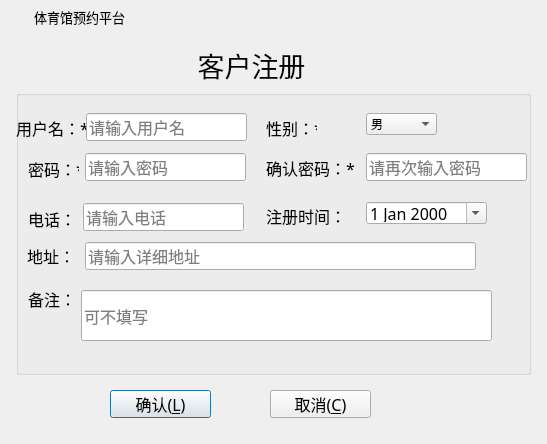
<?xml version="1.0" encoding="UTF-8"?>
<ui version="4.0">
 <class>RegisterDialog</class>
 <widget class="QDialog" name="RegisterDialog">
  <property name="geometry">
   <rect>
    <x>0</x>
    <y>0</y>
    <width>547</width>
    <height>444</height>
   </rect>
  </property>
  <property name="windowTitle">
   <string>Dialog</string>
  </property>
  <widget class="QWidget" name="widget_title" native="true">
   <property name="geometry">
    <rect>
     <x>0</x>
     <y>0</y>
     <width>548</width>
     <height>34</height>
    </rect>
   </property>
   <property name="sizePolicy">
    <sizepolicy hsizetype="Preferred" vsizetype="Maximum">
     <horstretch>0</horstretch>
     <verstretch>0</verstretch>
    </sizepolicy>
   </property>
   <property name="minimumSize">
    <size>
     <width>100</width>
     <height>33</height>
    </size>
   </property>
   <property name="mouseTracking">
    <bool>false</bool>
   </property>
   <layout class="QHBoxLayout" name="horizontalLayout_2" stretch="0,0,0">
    <property name="spacing">
     <number>4</number>
    </property>
    <property name="sizeConstraint">
     <enum>QLayout::SetNoConstraint</enum>
    </property>
    <property name="leftMargin">
     <number>0</number>
    </property>
    <property name="topMargin">
     <number>0</number>
    </property>
    <property name="rightMargin">
     <number>0</number>
    </property>
    <property name="bottomMargin">
     <number>0</number>
    </property>
    <item>
     <widget class="QLabel" name="lab_Ico">
      <property name="sizePolicy">
       <sizepolicy hsizetype="Minimum" vsizetype="Preferred">
        <horstretch>0</horstretch>
        <verstretch>0</verstretch>
       </sizepolicy>
      </property>
      <property name="minimumSize">
       <size>
        <width>30</width>
        <height>0</height>
       </size>
      </property>
      <property name="text">
       <string/>
      </property>
      <property name="alignment">
       <set>Qt::AlignCenter</set>
      </property>
     </widget>
    </item>
    <item>
     <widget class="QLabel" name="lab_Title">
      <property name="sizePolicy">
       <sizepolicy hsizetype="Expanding" vsizetype="Preferred">
        <horstretch>0</horstretch>
        <verstretch>0</verstretch>
       </sizepolicy>
      </property>
      <property name="font">
       <font>
        <family>微软雅黑</family>
        <pointsize>10</pointsize>
        <weight>50</weight>
        <italic>false</italic>
        <bold>false</bold>
       </font>
      </property>
      <property name="styleSheet">
       <string notr="true">font: 10pt &quot;微软雅黑&quot;;</string>
      </property>
      <property name="text">
       <string>体育馆预约平台</string>
      </property>
      <property name="alignment">
       <set>Qt::AlignLeading|Qt::AlignLeft|Qt::AlignVCenter</set>
      </property>
     </widget>
    </item>
    <item>
     <widget class="QWidget" name="widget_menu" native="true">
      <property name="sizePolicy">
       <sizepolicy hsizetype="Minimum" vsizetype="Preferred">
        <horstretch>0</horstretch>
        <verstretch>0</verstretch>
       </sizepolicy>
      </property>
      <layout class="QHBoxLayout" name="horizontalLayout">
       <property name="spacing">
        <number>0</number>
       </property>
       <property name="leftMargin">
        <number>0</number>
       </property>
       <property name="topMargin">
        <number>0</number>
       </property>
       <property name="rightMargin">
        <number>0</number>
       </property>
       <property name="bottomMargin">
        <number>0</number>
       </property>
       <item>
        <widget class="QPushButton" name="btnMenu_Close">
         <property name="sizePolicy">
          <sizepolicy hsizetype="Minimum" vsizetype="Expanding">
           <horstretch>0</horstretch>
           <verstretch>0</verstretch>
          </sizepolicy>
         </property>
         <property name="minimumSize">
          <size>
           <width>40</width>
           <height>0</height>
          </size>
         </property>
         <property name="cursor">
          <cursorShape>ArrowCursor</cursorShape>
         </property>
         <property name="focusPolicy">
          <enum>Qt::NoFocus</enum>
         </property>
         <property name="toolTip">
          <string>关闭</string>
         </property>
         <property name="text">
          <string/>
         </property>
         <property name="flat">
          <bool>true</bool>
         </property>
        </widget>
       </item>
      </layout>
     </widget>
    </item>
   </layout>
  </widget>
  <widget class="QGroupBox" name="groupBox">
   <property name="geometry">
    <rect>
     <x>16</x>
     <y>90</y>
     <width>515</width>
     <height>285</height>
    </rect>
   </property>
   <property name="title">
    <string/>
   </property>
   <widget class="QLabel" name="labUserName">
    <property name="geometry">
     <rect>
      <x>0</x>
      <y>23</y>
      <width>71</width>
      <height>30</height>
     </rect>
    </property>
    <property name="font">
     <font>
      <family>楷体</family>
      <pointsize>12</pointsize>
     </font>
    </property>
    <property name="text">
     <string>用户名：*</string>
    </property>
   </widget>
   <widget class="QLabel" name="labUserPwd">
    <property name="geometry">
     <rect>
      <x>12</x>
      <y>63</y>
      <width>51</width>
      <height>31</height>
     </rect>
    </property>
    <property name="font">
     <font>
      <family>楷体</family>
      <pointsize>12</pointsize>
     </font>
    </property>
    <property name="text">
     <string>密码：*</string>
    </property>
   </widget>
   <widget class="QLineEdit" name="CustomerPwd">
    <property name="geometry">
     <rect>
      <x>69</x>
      <y>63</y>
      <width>161</width>
      <height>28</height>
     </rect>
    </property>
    <property name="font">
     <font>
      <family>楷体</family>
      <pointsize>12</pointsize>
     </font>
    </property>
    <property name="echoMode">
     <enum>QLineEdit::Password</enum>
    </property>
    <property name="placeholderText">
     <string>请输入密码</string>
    </property>
   </widget>
   <widget class="QLineEdit" name="CustomerName">
    <property name="geometry">
     <rect>
      <x>70</x>
      <y>23</y>
      <width>161</width>
      <height>28</height>
     </rect>
    </property>
    <property name="font">
     <font>
      <family>楷体</family>
      <pointsize>12</pointsize>
     </font>
    </property>
    <property name="echoMode">
     <enum>QLineEdit::Normal</enum>
    </property>
    <property name="placeholderText">
     <string>请输入用户名</string>
    </property>
   </widget>
   <widget class="QLineEdit" name="CustomerRePwd">
    <property name="geometry">
     <rect>
      <x>350</x>
      <y>63</y>
      <width>161</width>
      <height>28</height>
     </rect>
    </property>
    <property name="font">
     <font>
      <family>楷体</family>
      <pointsize>12</pointsize>
     </font>
    </property>
    <property name="echoMode">
     <enum>QLineEdit::Password</enum>
    </property>
    <property name="placeholderText">
     <string>请再次输入密码</string>
    </property>
   </widget>
   <widget class="QLabel" name="labUserName_2">
    <property name="geometry">
     <rect>
      <x>250</x>
      <y>22</y>
      <width>51</width>
      <height>31</height>
     </rect>
    </property>
    <property name="font">
     <font>
      <family>楷体</family>
      <pointsize>12</pointsize>
     </font>
    </property>
    <property name="text">
     <string>性别：*</string>
    </property>
   </widget>
   <widget class="QLabel" name="labUserPwd_2">
    <property name="geometry">
     <rect>
      <x>250</x>
      <y>63</y>
      <width>91</width>
      <height>30</height>
     </rect>
    </property>
    <property name="font">
     <font>
      <family>楷体</family>
      <pointsize>12</pointsize>
     </font>
    </property>
    <property name="text">
     <string>确认密码：*</string>
    </property>
   </widget>
   <widget class="QComboBox" name="comboBoxSex">
    <property name="geometry">
     <rect>
      <x>350</x>
      <y>23</y>
      <width>71</width>
      <height>22</height>
     </rect>
    </property>
    <item>
     <property name="text">
      <string>男</string>
     </property>
    </item>
    <item>
     <property name="text">
      <string>女</string>
     </property>
    </item>
   </widget>
   <widget class="QLineEdit" name="CustomerAddress">
    <property name="geometry">
     <rect>
      <x>69</x>
      <y>152</y>
      <width>391</width>
      <height>28</height>
     </rect>
    </property>
    <property name="font">
     <font>
      <family>楷体</family>
      <pointsize>12</pointsize>
     </font>
    </property>
    <property name="echoMode">
     <enum>QLineEdit::Normal</enum>
    </property>
    <property name="placeholderText">
     <string>请输入详细地址</string>
    </property>
   </widget>
   <widget class="QLineEdit" name="CustomerPhone">
    <property name="geometry">
     <rect>
      <x>67</x>
      <y>113</y>
      <width>161</width>
      <height>28</height>
     </rect>
    </property>
    <property name="font">
     <font>
      <family>楷体</family>
      <pointsize>12</pointsize>
     </font>
    </property>
    <property name="echoMode">
     <enum>QLineEdit::Normal</enum>
    </property>
    <property name="placeholderText">
     <string>请输入电话</string>
    </property>
   </widget>
   <widget class="QLabel" name="labUserPwd_3">
    <property name="geometry">
     <rect>
      <x>11</x>
      <y>150</y>
      <width>41</width>
      <height>31</height>
     </rect>
    </property>
    <property name="font">
     <font>
      <family>楷体</family>
      <pointsize>12</pointsize>
     </font>
    </property>
    <property name="text">
     <string>地址：</string>
    </property>
   </widget>
   <widget class="QLabel" name="labUserPwd_4">
    <property name="geometry">
     <rect>
      <x>12</x>
      <y>113</y>
      <width>51</width>
      <height>31</height>
     </rect>
    </property>
    <property name="font">
     <font>
      <family>楷体</family>
      <pointsize>12</pointsize>
     </font>
    </property>
    <property name="text">
     <string>电话：</string>
    </property>
   </widget>
   <widget class="QLabel" name="labUserPwd_5">
    <property name="geometry">
     <rect>
      <x>12</x>
      <y>193</y>
      <width>41</width>
      <height>31</height>
     </rect>
    </property>
    <property name="font">
     <font>
      <family>楷体</family>
      <pointsize>12</pointsize>
     </font>
    </property>
    <property name="text">
     <string>备注：</string>
    </property>
   </widget>
   <widget class="QDateEdit" name="CustomerDateTime">
    <property name="geometry">
     <rect>
      <x>350</x>
      <y>112</y>
      <width>121</width>
      <height>22</height>
     </rect>
    </property>
    <property name="minimumSize">
     <size>
      <width>120</width>
      <height>0</height>
     </size>
    </property>
    <property name="font">
     <font>
      <family>楷体</family>
      <pointsize>12</pointsize>
     </font>
    </property>
    <property name="currentSection">
     <enum>QDateTimeEdit::DaySection</enum>
    </property>
    <property name="calendarPopup">
     <bool>true</bool>
    </property>
   </widget>
   <widget class="QLabel" name="labUserPwd_6">
    <property name="geometry">
     <rect>
      <x>250</x>
      <y>110</y>
      <width>91</width>
      <height>31</height>
     </rect>
    </property>
    <property name="font">
     <font>
      <family>楷体</family>
      <pointsize>12</pointsize>
     </font>
    </property>
    <property name="text">
     <string>注册时间：</string>
    </property>
   </widget>
   <widget class="QLineEdit" name="CustomerRemark">
    <property name="geometry">
     <rect>
      <x>65</x>
      <y>200</y>
      <width>411</width>
      <height>51</height>
     </rect>
    </property>
    <property name="font">
     <font>
      <family>楷体</family>
      <pointsize>12</pointsize>
     </font>
    </property>
    <property name="placeholderText">
     <string>可不填写</string>
    </property>
   </widget>
  </widget>
  <widget class="QPushButton" name="btnOk">
   <property name="geometry">
    <rect>
     <x>110</x>
     <y>390</y>
     <width>101</width>
     <height>28</height>
    </rect>
   </property>
   <property name="font">
    <font>
     <family>楷体</family>
     <pointsize>12</pointsize>
    </font>
   </property>
   <property name="cursor">
    <cursorShape>OpenHandCursor</cursorShape>
   </property>
   <property name="toolTip">
    <string>确认注册</string>
   </property>
   <property name="text">
    <string>确认(&amp;L)</string>
   </property>
   <property name="icon">
    <iconset resource="image.qrc">
     <normaloff>:/image/update.png</normaloff>:/image/update.png</iconset>
   </property>
   <property name="iconSize">
    <size>
     <width>20</width>
     <height>20</height>
    </size>
   </property>
  </widget>
  <widget class="QPushButton" name="btnCancel">
   <property name="geometry">
    <rect>
     <x>270</x>
     <y>390</y>
     <width>101</width>
     <height>28</height>
    </rect>
   </property>
   <property name="font">
    <font>
     <family>楷体</family>
     <pointsize>12</pointsize>
    </font>
   </property>
   <property name="cursor">
    <cursorShape>OpenHandCursor</cursorShape>
   </property>
   <property name="toolTip">
    <string>&lt;html&gt;&lt;head/&gt;&lt;body&gt;&lt;p&gt;&lt;br/&gt;&lt;/p&gt;&lt;/body&gt;&lt;/html&gt;</string>
   </property>
   <property name="whatsThis">
    <string>&lt;html&gt;&lt;head/&gt;&lt;body&gt;&lt;p&gt;&lt;br/&gt;&lt;/p&gt;&lt;/body&gt;&lt;/html&gt;</string>
   </property>
   <property name="text">
    <string>取消(&amp;C)</string>
   </property>
   <property name="icon">
    <iconset resource="image.qrc">
     <normaloff>:/image/delete.png</normaloff>:/image/delete.png</iconset>
   </property>
   <property name="iconSize">
    <size>
     <width>20</width>
     <height>20</height>
    </size>
   </property>
  </widget>
  <widget class="QLabel" name="label">
   <property name="geometry">
    <rect>
     <x>90</x>
     <y>50</y>
     <width>323</width>
     <height>30</height>
    </rect>
   </property>
   <property name="font">
    <font>
     <family>楷体</family>
     <pointsize>20</pointsize>
    </font>
   </property>
   <property name="text">
    <string>客户注册</string>
   </property>
   <property name="alignment">
    <set>Qt::AlignCenter</set>
   </property>
  </widget>
 </widget>
 <tabstops>
  <tabstop>CustomerName</tabstop>
  <tabstop>comboBoxSex</tabstop>
  <tabstop>CustomerPwd</tabstop>
  <tabstop>CustomerRePwd</tabstop>
  <tabstop>CustomerPhone</tabstop>
  <tabstop>CustomerDateTime</tabstop>
  <tabstop>CustomerAddress</tabstop>
  <tabstop>CustomerRemark</tabstop>
  <tabstop>btnOk</tabstop>
  <tabstop>btnCancel</tabstop>
 </tabstops>
 <resources>
  <include location="image.qrc"/>
 </resources>
 <connections/>
</ui>
